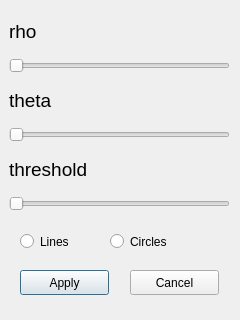
<?xml version="1.0" encoding="UTF-8"?>
<ui version="4.0">
 <class>DialogHough</class>
 <widget class="QDialog" name="DialogHough">
  <property name="geometry">
   <rect>
    <x>0</x>
    <y>0</y>
    <width>240</width>
    <height>320</height>
   </rect>
  </property>
  <property name="minimumSize">
   <size>
    <width>240</width>
    <height>320</height>
   </size>
  </property>
  <property name="maximumSize">
   <size>
    <width>240</width>
    <height>320</height>
   </size>
  </property>
  <property name="windowTitle">
   <string>Dialog</string>
  </property>
  <widget class="QPushButton" name="applyButton">
   <property name="geometry">
    <rect>
     <x>20</x>
     <y>270</y>
     <width>89</width>
     <height>25</height>
    </rect>
   </property>
   <property name="text">
    <string>Apply</string>
   </property>
  </widget>
  <widget class="QPushButton" name="cancelButton">
   <property name="geometry">
    <rect>
     <x>130</x>
     <y>270</y>
     <width>89</width>
     <height>25</height>
    </rect>
   </property>
   <property name="text">
    <string>Cancel</string>
   </property>
  </widget>
  <widget class="QWidget" name="gridLayoutWidget">
   <property name="geometry">
    <rect>
     <x>9</x>
     <y>10</y>
     <width>221</width>
     <height>201</height>
    </rect>
   </property>
   <layout class="QGridLayout" name="gridLayout">
    <item row="4" column="1">
     <widget class="QLabel" name="label_2">
      <property name="font">
       <font>
        <pointsize>14</pointsize>
       </font>
      </property>
      <property name="text">
       <string>theta</string>
      </property>
     </widget>
    </item>
    <item row="1" column="1">
     <widget class="QSlider" name="rhoSlider">
      <property name="orientation">
       <enum>Qt::Horizontal</enum>
      </property>
     </widget>
    </item>
    <item row="5" column="1">
     <widget class="QSlider" name="thetaSlider">
      <property name="orientation">
       <enum>Qt::Horizontal</enum>
      </property>
     </widget>
    </item>
    <item row="7" column="1">
     <widget class="QSlider" name="thresholdSlider">
      <property name="orientation">
       <enum>Qt::Horizontal</enum>
      </property>
     </widget>
    </item>
    <item row="6" column="1">
     <widget class="QLabel" name="label_3">
      <property name="font">
       <font>
        <pointsize>14</pointsize>
       </font>
      </property>
      <property name="text">
       <string>threshold</string>
      </property>
     </widget>
    </item>
    <item row="0" column="1">
     <widget class="QLabel" name="label">
      <property name="font">
       <font>
        <pointsize>14</pointsize>
       </font>
      </property>
      <property name="text">
       <string>rho</string>
      </property>
     </widget>
    </item>
   </layout>
  </widget>
  <widget class="QRadioButton" name="linesButton">
   <property name="geometry">
    <rect>
     <x>20</x>
     <y>230</y>
     <width>61</width>
     <height>23</height>
    </rect>
   </property>
   <property name="text">
    <string>Lines</string>
   </property>
  </widget>
  <widget class="QRadioButton" name="circlesButton">
   <property name="geometry">
    <rect>
     <x>110</x>
     <y>230</y>
     <width>112</width>
     <height>23</height>
    </rect>
   </property>
   <property name="text">
    <string>Circles</string>
   </property>
  </widget>
 </widget>
 <resources/>
 <connections/>
</ui>
